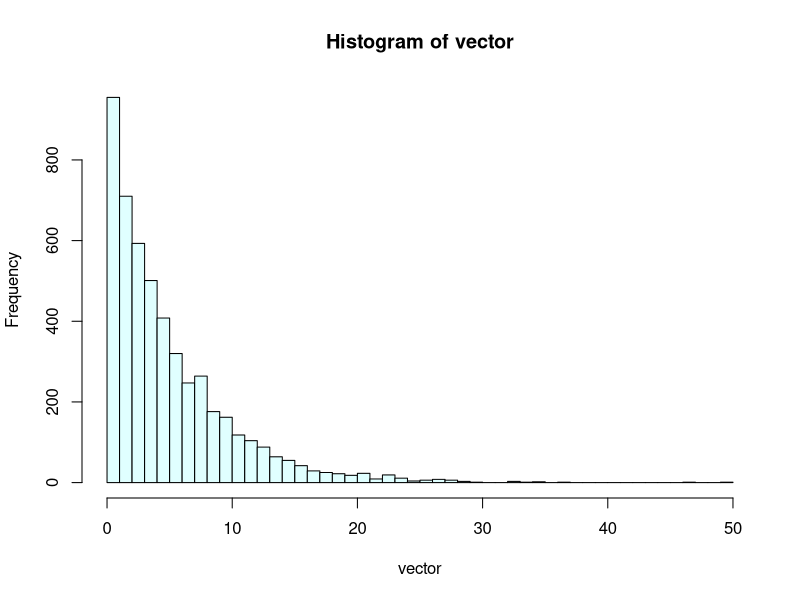

R code for this plot:
mean<-0
max<- -2147483646
min<- 2147483646
vector<-c()
for(i in 1:5000){
	u<-runif(1)
	sample<- -5*log(1-u)
	vector[i]<-sample
	cat("Sample Values are: ",sample)
	cat("\n")
	mean<-mean+sample
	if(max<=sample)
		max<-sample
	if(min>=sample)
		min<-sample
}
png("question1.png")
hist(vector, breaks=50 , col="light cyan",plot=TRUE)
cat("Mean: ",mean/5000)
cat("\nMaximum: ",max)
cat("\nMinimum: ",min)
cat("\n") 